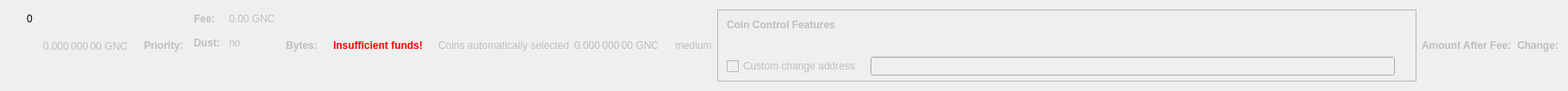
    <widget class="QWidget" name="dummyHideWidget" native="true">
     <property name="maximumSize">
      <size>
       <width>100</width>
       <height>22</height>
      </size>
     </property>
     <layout class="QHBoxLayout" name="dummyHideLayout">
      <item>
       <layout class="QFormLayout" name="formLayoutCoinControl1">
        <property name="horizontalSpacing">
         <number>10</number>
        </property>
        <property name="verticalSpacing">
         <number>14</number>
        </property>
        <property name="leftMargin">
         <number>10</number>
        </property>
        <property name="topMargin">
         <number>4</number>
        </property>
        <property name="rightMargin">
         <number>6</number>
        </property>
        <item row="0" column="1">
         <widget class="QLabel" name="labelCoinControlBytes">
          <property name="cursor">
           <cursorShape>IBeamCursor</cursorShape>
          </property>
          <property name="contextMenuPolicy">
           <enum>Qt::ActionsContextMenu</enum>
          </property>
          <property name="text">
           <string notr="true">0</string>
          </property>
          <property name="textInteractionFlags">
           <set>Qt::LinksAccessibleByMouse|Qt::TextSelectableByKeyboard|Qt::TextSelectableByMouse</set>
          </property>
         </widget>
        </item>
       </layout>
      </item>
      <item>
       <widget class="QLabel" name="labelCoinControlAfterFee">
        <property name="enabled">
         <bool>false</bool>
        </property>
        <property name="sizePolicy">
         <sizepolicy hsizetype="Fixed" vsizetype="Fixed">
          <horstretch>0</horstretch>
          <verstretch>0</verstretch>
         </sizepolicy>
        </property>
        <property name="minimumSize">
         <size>
          <width>111</width>
          <height>12</height>
         </size>
        </property>
        <property name="maximumSize">
         <size>
          <width>111</width>
          <height>12</height>
         </size>
        </property>
        <property name="cursor">
         <cursorShape>IBeamCursor</cursorShape>
        </property>
        <property name="contextMenuPolicy">
         <enum>Qt::ActionsContextMenu</enum>
        </property>
        <property name="text">
         <string notr="true">0.000 000 00 GNC</string>
        </property>
        <property name="textInteractionFlags">
         <set>Qt::LinksAccessibleByMouse|Qt::TextSelectableByKeyboard|Qt::TextSelectableByMouse</set>
        </property>
       </widget>
      </item>
      <item>
       <widget class="QLabel" name="labelCoinControlPriorityText">
        <property name="enabled">
         <bool>false</bool>
        </property>
        <property name="font">
         <font>
          <weight>75</weight>
          <bold>true</bold>
         </font>
        </property>
        <property name="text">
         <string>Priority:</string>
        </property>
       </widget>
      </item>
      <item>
       <layout class="QHBoxLayout" name="horizontalLayout"/>
      </item>
      <item>
       <layout class="QFormLayout" name="formLayoutCoinControl3">
        <property name="horizontalSpacing">
         <number>10</number>
        </property>
        <property name="verticalSpacing">
         <number>14</number>
        </property>
        <property name="leftMargin">
         <number>6</number>
        </property>
        <property name="topMargin">
         <number>4</number>
        </property>
        <property name="rightMargin">
         <number>6</number>
        </property>
        <item row="0" column="0">
         <widget class="QLabel" name="labelCoinControlFeeText">
          <property name="enabled">
           <bool>false</bool>
          </property>
          <property name="font">
           <font>
            <weight>75</weight>
            <bold>true</bold>
           </font>
          </property>
          <property name="text">
           <string>Fee:</string>
          </property>
          <property name="margin">
           <number>0</number>
          </property>
         </widget>
        </item>
        <item row="0" column="1">
         <widget class="QLabel" name="labelCoinControlFee">
          <property name="enabled">
           <bool>false</bool>
          </property>
          <property name="cursor">
           <cursorShape>IBeamCursor</cursorShape>
          </property>
          <property name="contextMenuPolicy">
           <enum>Qt::ActionsContextMenu</enum>
          </property>
          <property name="text">
           <string notr="true">0.00 GNC</string>
          </property>
          <property name="textInteractionFlags">
           <set>Qt::LinksAccessibleByMouse|Qt::TextSelectableByKeyboard|Qt::TextSelectableByMouse</set>
          </property>
         </widget>
        </item>
        <item row="1" column="0">
         <widget class="QLabel" name="labelCoinControlLowOutputText">
          <property name="enabled">
           <bool>false</bool>
          </property>
          <property name="font">
           <font>
            <weight>75</weight>
            <bold>true</bold>
           </font>
          </property>
          <property name="text">
           <string>Dust:</string>
          </property>
         </widget>
        </item>
        <item row="1" column="1">
         <widget class="QLabel" name="labelCoinControlLowOutput">
          <property name="enabled">
           <bool>false</bool>
          </property>
          <property name="cursor">
           <cursorShape>IBeamCursor</cursorShape>
          </property>
          <property name="contextMenuPolicy">
           <enum>Qt::ActionsContextMenu</enum>
          </property>
          <property name="text">
           <string>no</string>
          </property>
          <property name="textInteractionFlags">
           <set>Qt::LinksAccessibleByMouse|Qt::TextSelectableByKeyboard|Qt::TextSelectableByMouse</set>
          </property>
         </widget>
        </item>
       </layout>
      </item>
      <item>
       <widget class="QLabel" name="labelCoinControlBytesText">
        <property name="enabled">
         <bool>false</bool>
        </property>
        <property name="font">
         <font>
          <weight>75</weight>
          <bold>true</bold>
         </font>
        </property>
        <property name="text">
         <string>Bytes:</string>
        </property>
       </widget>
      </item>
      <item>
       <layout class="QFormLayout" name="formLayoutCoinControl2">
        <property name="horizontalSpacing">
         <number>10</number>
        </property>
        <property name="verticalSpacing">
         <number>14</number>
        </property>
        <property name="leftMargin">
         <number>6</number>
        </property>
        <property name="topMargin">
         <number>4</number>
        </property>
        <property name="rightMargin">
         <number>6</number>
        </property>
       </layout>
      </item>
      <item>
       <layout class="QHBoxLayout" name="horizontalLayoutCoinControl2">
        <property name="spacing">
         <number>8</number>
        </property>
        <property name="bottomMargin">
         <number>10</number>
        </property>
       </layout>
      </item>
      <item>
       <widget class="QLabel" name="labelCoinControlInsuffFunds">
        <property name="enabled">
         <bool>false</bool>
        </property>
        <property name="minimumSize">
         <size>
          <width>0</width>
          <height>0</height>
         </size>
        </property>
        <property name="font">
         <font>
          <weight>75</weight>
          <bold>true</bold>
         </font>
        </property>
        <property name="styleSheet">
         <string notr="true">color:red;font-weight:bold;</string>
        </property>
        <property name="text">
         <string>Insufficient funds!</string>
        </property>
        <property name="margin">
         <number>5</number>
        </property>
       </widget>
      </item>
      <item>
       <layout class="QFormLayout" name="formLayoutCoinControl4">
        <property name="horizontalSpacing">
         <number>10</number>
        </property>
        <property name="verticalSpacing">
         <number>14</number>
        </property>
        <property name="leftMargin">
         <number>6</number>
        </property>
        <property name="topMargin">
         <number>4</number>
        </property>
        <property name="rightMargin">
         <number>6</number>
        </property>
       </layout>
      </item>
      <item>
       <widget class="QLabel" name="labelCoinControlAutomaticallySelected">
        <property name="enabled">
         <bool>false</bool>
        </property>
        <property name="sizePolicy">
         <sizepolicy hsizetype="Fixed" vsizetype="Fixed">
          <horstretch>0</horstretch>
          <verstretch>0</verstretch>
         </sizepolicy>
        </property>
        <property name="minimumSize">
         <size>
          <width>0</width>
          <height>0</height>
         </size>
        </property>
        <property name="maximumSize">
         <size>
          <width>240</width>
          <height>16777215</height>
         </size>
        </property>
        <property name="text">
         <string>Coins automatically selected</string>
        </property>
        <property name="margin">
         <number>5</number>
        </property>
       </widget>
      </item>
      <item>
       <widget class="QLabel" name="labelCoinControlChange">
        <property name="enabled">
         <bool>false</bool>
        </property>
        <property name="sizePolicy">
         <sizepolicy hsizetype="Fixed" vsizetype="Fixed">
          <horstretch>0</horstretch>
          <verstretch>0</verstretch>
         </sizepolicy>
        </property>
        <property name="minimumSize">
         <size>
          <width>111</width>
          <height>0</height>
         </size>
        </property>
        <property name="maximumSize">
         <size>
          <width>111</width>
          <height>16777215</height>
         </size>
        </property>
        <property name="cursor">
         <cursorShape>IBeamCursor</cursorShape>
        </property>
        <property name="contextMenuPolicy">
         <enum>Qt::ActionsContextMenu</enum>
        </property>
        <property name="text">
         <string notr="true">0.000 000 00 GNC</string>
        </property>
        <property name="textInteractionFlags">
         <set>Qt::LinksAccessibleByMouse|Qt::TextSelectableByKeyboard|Qt::TextSelectableByMouse</set>
        </property>
       </widget>
      </item>
      <item>
       <widget class="QLabel" name="labelCoinControlPriority">
        <property name="enabled">
         <bool>false</bool>
        </property>
        <property name="cursor">
         <cursorShape>IBeamCursor</cursorShape>
        </property>
        <property name="contextMenuPolicy">
         <enum>Qt::ActionsContextMenu</enum>
        </property>
        <property name="text">
         <string>medium</string>
        </property>
        <property name="textInteractionFlags">
         <set>Qt::LinksAccessibleByMouse|Qt::TextSelectableByKeyboard|Qt::TextSelectableByMouse</set>
        </property>
       </widget>
      </item>
      <item>
       <widget class="QFrame" name="frameCoinControl">
        <property name="sizePolicy">
         <sizepolicy hsizetype="Expanding" vsizetype="Expanding">
          <horstretch>0</horstretch>
          <verstretch>0</verstretch>
         </sizepolicy>
        </property>
        <property name="maximumSize">
         <size>
          <width>16777215</width>
          <height>16777215</height>
         </size>
        </property>
        <property name="frameShape">
         <enum>QFrame::StyledPanel</enum>
        </property>
        <property name="frameShadow">
         <enum>QFrame::Sunken</enum>
        </property>
        <layout class="QVBoxLayout" name="verticalLayoutCoinControl2_2">
         <property name="spacing">
          <number>0</number>
         </property>
         <property name="leftMargin">
          <number>0</number>
         </property>
         <property name="topMargin">
          <number>0</number>
         </property>
         <property name="rightMargin">
          <number>0</number>
         </property>
         <property name="bottomMargin">
          <number>6</number>
         </property>
         <item>
          <layout class="QVBoxLayout" name="verticalLayoutCoinControl" stretch="0,0,0,1">
           <property name="spacing">
            <number>0</number>
           </property>
           <property name="leftMargin">
            <number>10</number>
           </property>
           <property name="topMargin">
            <number>10</number>
           </property>
           <item>
            <layout class="QHBoxLayout" name="horizontalLayoutCoinControl1">
             <property name="bottomMargin">
              <number>15</number>
             </property>
             <item>
              <widget class="QLabel" name="labelCoinControlFeatures">
               <property name="enabled">
                <bool>false</bool>
               </property>
               <property name="sizePolicy">
                <sizepolicy hsizetype="Preferred" vsizetype="Maximum">
                 <horstretch>0</horstretch>
                 <verstretch>0</verstretch>
                </sizepolicy>
               </property>
               <property name="font">
                <font>
                 <weight>75</weight>
                 <bold>true</bold>
                </font>
               </property>
               <property name="styleSheet">
                <string notr="true">font-weight:bold;</string>
               </property>
               <property name="text">
                <string>Coin Control Features</string>
               </property>
              </widget>
             </item>
            </layout>
           </item>
           <item>
            <widget class="QWidget" name="widgetCoinControl" native="true">
             <property name="sizePolicy">
              <sizepolicy hsizetype="Preferred" vsizetype="Preferred">
               <horstretch>0</horstretch>
               <verstretch>0</verstretch>
              </sizepolicy>
             </property>
             <property name="minimumSize">
              <size>
               <width>0</width>
               <height>0</height>
              </size>
             </property>
             <property name="styleSheet">
              <string notr="true"/>
             </property>
             <layout class="QHBoxLayout" name="horizontalLayoutCoinControl5_2">
              <property name="leftMargin">
               <number>0</number>
              </property>
              <property name="topMargin">
               <number>0</number>
              </property>
              <property name="rightMargin">
               <number>0</number>
              </property>
              <property name="bottomMargin">
               <number>0</number>
              </property>
              <item>
               <layout class="QHBoxLayout" name="horizontalLayoutCoinControl3">
                <property name="spacing">
                 <number>20</number>
                </property>
                <property name="topMargin">
                 <number>0</number>
                </property>
                <property name="bottomMargin">
                 <number>10</number>
                </property>
               </layout>
              </item>
             </layout>
            </widget>
           </item>
           <item>
            <layout class="QHBoxLayout" name="horizontalLayoutCoinControl4" stretch="0,0,0">
             <property name="spacing">
              <number>12</number>
             </property>
             <property name="sizeConstraint">
              <enum>QLayout::SetDefaultConstraint</enum>
             </property>
             <property name="topMargin">
              <number>5</number>
             </property>
             <property name="rightMargin">
              <number>5</number>
             </property>
             <item>
              <widget class="QCheckBox" name="checkBoxCoinControlChange">
               <property name="enabled">
                <bool>false</bool>
               </property>
               <property name="toolTip">
                <string>If this is activated, but the change address is empty or invalid, change will be sent to a newly generated address.</string>
               </property>
               <property name="text">
                <string>Custom change address</string>
               </property>
              </widget>
             </item>
             <item>
              <widget class="QValidatedLineEdit" name="lineEditCoinControlChange">
               <property name="enabled">
                <bool>false</bool>
               </property>
               <property name="sizePolicy">
                <sizepolicy hsizetype="Expanding" vsizetype="Fixed">
                 <horstretch>0</horstretch>
                 <verstretch>0</verstretch>
                </sizepolicy>
               </property>
              </widget>
             </item>
             <item>
              <widget class="QLabel" name="labelCoinControlChangeLabel_2">
               <property name="sizePolicy">
                <sizepolicy hsizetype="Preferred" vsizetype="Expanding">
                 <horstretch>0</horstretch>
                 <verstretch>0</verstretch>
                </sizepolicy>
               </property>
               <property name="minimumSize">
                <size>
                 <width>0</width>
                 <height>0</height>
                </size>
               </property>
               <property name="text">
                <string/>
               </property>
               <property name="margin">
                <number>3</number>
               </property>
              </widget>
             </item>
            </layout>
           </item>
           <item>
            <spacer name="verticalSpacerCoinControl">
             <property name="orientation">
              <enum>Qt::Vertical</enum>
             </property>
             <property name="sizeHint" stdset="0">
              <size>
               <width>800</width>
               <height>1</height>
              </size>
             </property>
            </spacer>
           </item>
          </layout>
         </item>
        </layout>
       </widget>
      </item>
      <item>
       <widget class="QLabel" name="labelCoinControlAfterFeeText">
        <property name="enabled">
         <bool>false</bool>
        </property>
        <property name="minimumSize">
         <size>
          <width>0</width>
          <height>0</height>
         </size>
        </property>
        <property name="maximumSize">
         <size>
          <width>16777215</width>
          <height>16777215</height>
         </size>
        </property>
        <property name="font">
         <font>
          <weight>75</weight>
          <bold>true</bold>
         </font>
        </property>
        <property name="text">
         <string>Amount After Fee:</string>
        </property>
        <property name="alignment">
         <set>Qt::AlignLeading|Qt::AlignLeft|Qt::AlignVCenter</set>
        </property>
        <property name="margin">
         <number>0</number>
        </property>
       </widget>
      </item>
      <item>
       <widget class="QLabel" name="labelCoinControlChangeText">
        <property name="enabled">
         <bool>false</bool>
        </property>
        <property name="sizePolicy">
         <sizepolicy hsizetype="Preferred" vsizetype="Preferred">
          <horstretch>0</horstretch>
          <verstretch>0</verstretch>
         </sizepolicy>
        </property>
        <property name="minimumSize">
         <size>
          <width>0</width>
          <height>0</height>
         </size>
        </property>
        <property name="maximumSize">
         <size>
          <width>16777215</width>
          <height>16777215</height>
         </size>
        </property>
        <property name="font">
         <font>
          <weight>75</weight>
          <bold>true</bold>
         </font>
        </property>
        <property name="text">
         <string>Change:</string>
        </property>
        <property name="alignment">
         <set>Qt::AlignLeading|Qt::AlignLeft|Qt::AlignVCenter</set>
        </property>
       </widget>
      </item>
     </layout>
    </widget>
